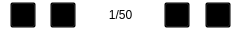
<?xml version="1.0" encoding="UTF-8"?>
<ui version="4.0">
 <class>SeanTestWdg</class>
 <widget class="QWidget" name="SeanTestWdg">
  <property name="geometry">
   <rect>
    <x>0</x>
    <y>0</y>
    <width>241</width>
    <height>31</height>
   </rect>
  </property>
  <property name="windowTitle">
   <string>SeanTestWdg</string>
  </property>
  <property name="styleSheet">
   <string notr="true">background-color:transparent;</string>
  </property>
  <widget class="QWidget" name="contentWdg" native="true">
   <property name="geometry">
    <rect>
     <x>0</x>
     <y>0</y>
     <width>241</width>
     <height>30</height>
    </rect>
   </property>
   <property name="styleSheet">
    <string notr="true">background-color:transparent;</string>
   </property>
   <widget class="QPushButton" name="penBtn">
    <property name="geometry">
     <rect>
      <x>10</x>
      <y>2</y>
      <width>26</width>
      <height>26</height>
     </rect>
    </property>
    <property name="styleSheet">
     <string notr="true"/>
    </property>
    <property name="text">
     <string/>
    </property>
    <property name="checkable">
     <bool>true</bool>
    </property>
    <property name="checked">
     <bool>true</bool>
    </property>
   </widget>
   <widget class="QPushButton" name="lastBtn">
    <property name="geometry">
     <rect>
      <x>50</x>
      <y>2</y>
      <width>26</width>
      <height>26</height>
     </rect>
    </property>
    <property name="styleSheet">
     <string notr="true"/>
    </property>
    <property name="text">
     <string/>
    </property>
   </widget>
   <widget class="QPushButton" name="nextBtn">
    <property name="geometry">
     <rect>
      <x>164</x>
      <y>2</y>
      <width>26</width>
      <height>26</height>
     </rect>
    </property>
    <property name="styleSheet">
     <string notr="true"/>
    </property>
    <property name="text">
     <string/>
    </property>
   </widget>
   <widget class="QPushButton" name="powerBtn">
    <property name="geometry">
     <rect>
      <x>205</x>
      <y>2</y>
      <width>26</width>
      <height>26</height>
     </rect>
    </property>
    <property name="styleSheet">
     <string notr="true"/>
    </property>
    <property name="text">
     <string/>
    </property>
   </widget>
   <widget class="QLabel" name="pageLabel">
    <property name="geometry">
     <rect>
      <x>90</x>
      <y>5</y>
      <width>61</width>
      <height>20</height>
     </rect>
    </property>
    <property name="text">
     <string>1/50</string>
    </property>
    <property name="alignment">
     <set>Qt::AlignCenter</set>
    </property>
   </widget>
  </widget>
 </widget>
 <layoutdefault spacing="6" margin="11"/>
 <resources/>
 <connections/>
</ui>
